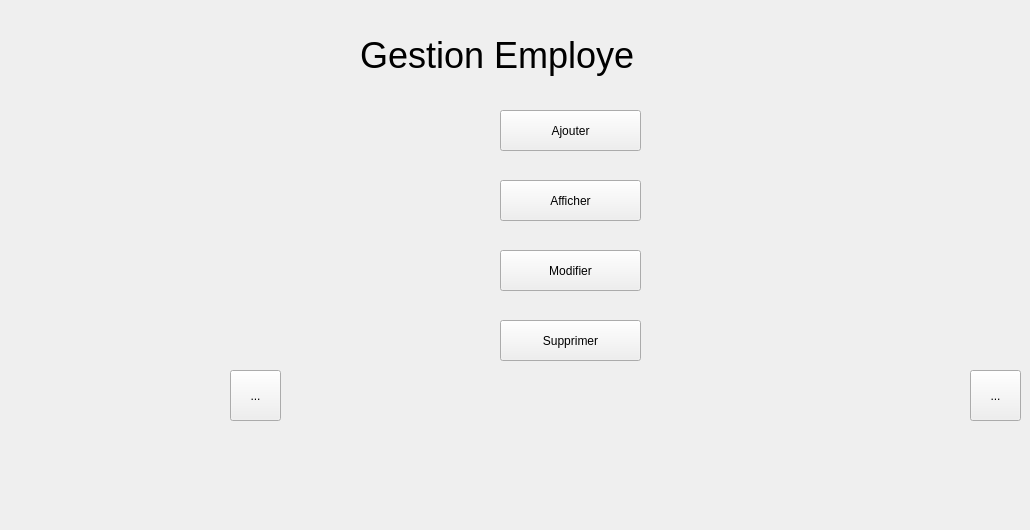
    <widget class="QWidget" name="page">
     <widget class="QPushButton" name="ajouter_empl">
      <property name="geometry">
       <rect>
        <x>500</x>
        <y>110</y>
        <width>141</width>
        <height>41</height>
       </rect>
      </property>
      <property name="text">
       <string>Ajouter</string>
      </property>
     </widget>
     <widget class="QPushButton" name="affiche_emp">
      <property name="geometry">
       <rect>
        <x>500</x>
        <y>180</y>
        <width>141</width>
        <height>41</height>
       </rect>
      </property>
      <property name="text">
       <string>Afficher</string>
      </property>
     </widget>
     <widget class="QPushButton" name="modifier_emp">
      <property name="geometry">
       <rect>
        <x>500</x>
        <y>250</y>
        <width>141</width>
        <height>41</height>
       </rect>
      </property>
      <property name="text">
       <string>Modifier</string>
      </property>
     </widget>
     <widget class="QPushButton" name="supprimer_emp">
      <property name="geometry">
       <rect>
        <x>500</x>
        <y>320</y>
        <width>141</width>
        <height>41</height>
       </rect>
      </property>
      <property name="text">
       <string>Supprimer</string>
      </property>
     </widget>
     <widget class="QToolButton" name="mailing">
      <property name="geometry">
       <rect>
        <x>230</x>
        <y>370</y>
        <width>51</width>
        <height>51</height>
       </rect>
      </property>
      <property name="text">
       <string>...</string>
      </property>
      <property name="icon">
       <iconset>
        <normaloff>../../images_preview_rev_1.png</normaloff>../../images_preview_rev_1.png</iconset>
      </property>
      <property name="iconSize">
       <size>
        <width>40</width>
        <height>40</height>
       </size>
      </property>
     </widget>
     <widget class="QLabel" name="label_12">
      <property name="geometry">
       <rect>
        <x>360</x>
        <y>20</y>
        <width>421</width>
        <height>71</height>
       </rect>
      </property>
      <property name="styleSheet">
       <string notr="true">font: 27pt;
color: rgb(255, 255, 255)rgb(0, 0, 0)</string>
      </property>
      <property name="text">
       <string>Gestion Employe</string>
      </property>
     </widget>
     <widget class="QToolButton" name="mailing_2">
      <property name="geometry">
       <rect>
        <x>970</x>
        <y>370</y>
        <width>51</width>
        <height>51</height>
       </rect>
      </property>
      <property name="text">
       <string>...</string>
      </property>
      <property name="icon">
       <iconset>
        <normaloff>../../icon-maison.png</normaloff>../../icon-maison.png</iconset>
      </property>
      <property name="iconSize">
       <size>
        <width>50</width>
        <height>35</height>
       </size>
      </property>
     </widget>
     <widget class="QLabel" name="label_date">
      <property name="geometry">
       <rect>
        <x>480</x>
        <y>470</y>
        <width>131</width>
        <height>51</height>
       </rect>
      </property>
      <property name="font">
       <font>
        <family>century gothic</family>
        <pointsize>-1</pointsize>
        <weight>75</weight>
        <bold>true</bold>
       </font>
      </property>
      <property name="text">
       <string/>
      </property>
     </widget>
    </widget>
